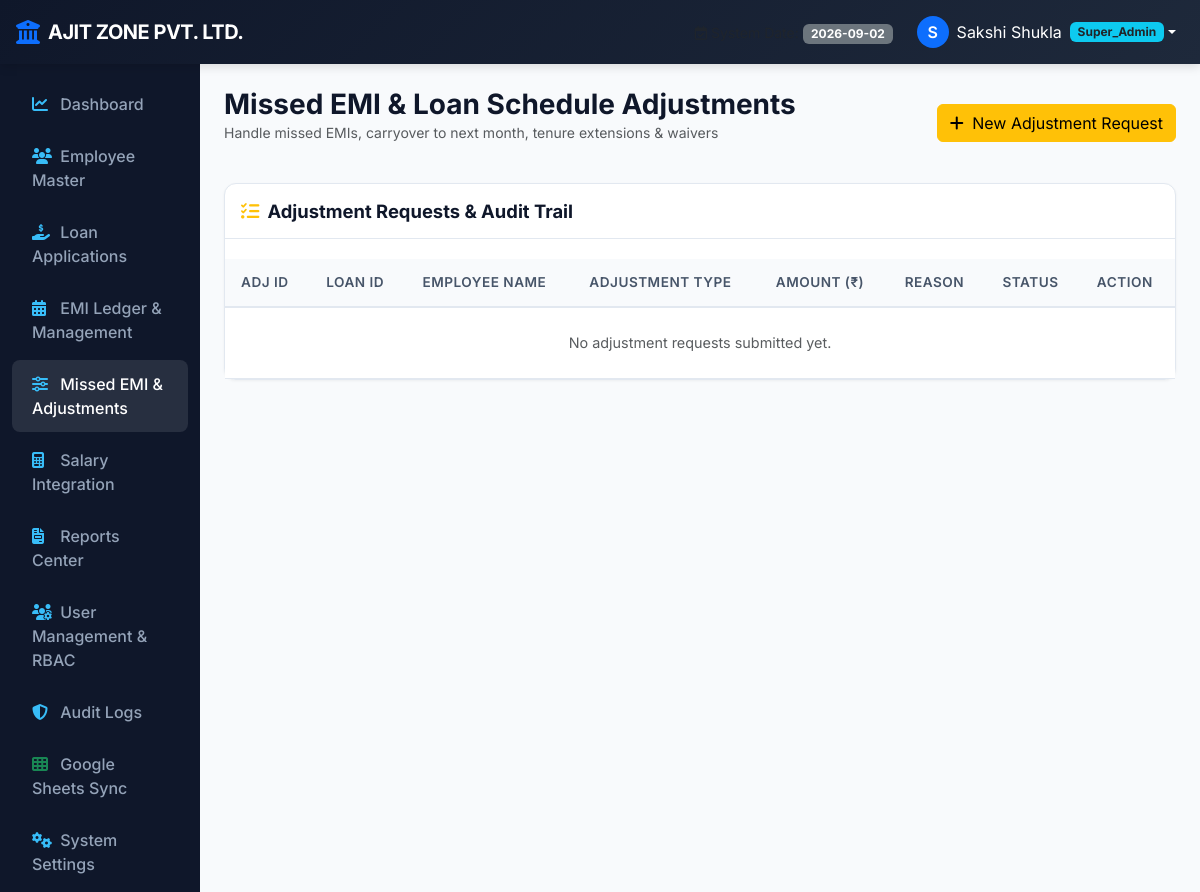
/emi/adjustments (signed in), run on the app's committed database.
### models.py (models this page shows, shortened)
class SystemSetting(db.Model):
    __tablename__ = 'system_settings'
    id = db.Column(db.Integer, primary_key=True)
    key = db.Column(db.String(64), unique=True, nullable=False)
    value = db.Column(db.Text, nullable=True)
    description = db.Column(db.String(256), nullable=True)
    updated_at = db.Column(db.DateTime, default=datetime.utcnow, onupdate=datetime.utcnow)

class User(db.Model):
    __tablename__ = 'users'
    id = db.Column(db.Integer, primary_key=True)
    username = db.Column(db.String(64), unique=True, nullable=False, index=True)
    password_hash = db.Column(db.String(256), nullable=False)
    full_name = db.Column(db.String(128), nullable=False)
    email = db.Column(db.String(128), nullable=True)
    role = db.Column(db.String(32), nullable=False, default='HR')
    employee_id = db.Column(db.Integer, db.ForeignKey('employees.id'), nullable=True)
    permissions = db.Column(db.Text, nullable=True)
    is_primary_superadmin = db.Column(db.Boolean, default=False)
    is_active = db.Column(db.Boolean, default=True)
    created_at = db.Column(db.DateTime, default=datetime.utcnow)
    employee = db.relationship('Employee', foreign_keys=[employee_id], backref='user_account', uselist=False)
    def is_superadmin(self):
        return self.role == 'Super_Admin' or self.is_primary_superadmin
    def has_permission(self, module, action):
        if self.is_superadmin():
            return True
    def can_view_all(self, module):
        if self.is_superadmin():
            return True
        perms = self.get_permissions()
        actions = perms.get(module, [])
        return 'view_all' in actions

### routes/emi.py (the view, shortened to what this page needs)
@emi_bp.route('/emi/adjustments', methods=['GET', 'POST'])
@login_required
@permission_required('adjustments', 'view')
def adjustments():
    adj_query = EMIAdjustment.query.join(Loan)
    loans_query = Loan.query.filter_by(loan_status='Active')
    adjustments_list = adj_query.order_by(EMIAdjustment.created_at.desc()).all()
    active_loans = loans_query.all()
    return render_template('emi/adjustments.html', adjustments=adjustments_list, loans=active_loans)

### templates/emi/adjustments.html (shortened to what this page needs)
{% extends 'base.html' %}
{% block content %}
<div class="d-flex justify-content-between align-items-center mb-4">
    <div>
        <h3 class="fw-bold mb-0">Missed EMI & Loan Schedule Adjustments</h3>
        <p class="text-muted small">Handle missed EMIs, carryover to next month, tenure extensions & waivers</p>
    </div>
    {% if has_perm('adjustments', 'add') or is_superadmin() %}
    <button type="button" class="btn btn-warning" data-bs-toggle="modal" data-bs-target="#newAdjustmentModal">
        <i class="fa-solid fa-plus me-1"></i> New Adjustment Request
    </button>
    {% endif %}
</div>
<div class="content-card p-0">
    <div class="card-header-flex px-3 pt-3">
        <h5 class="card-title-main"><i class="fa-solid fa-list-check me-2 text-warning"></i>Adjustment Requests & Audit Trail</h5>
    </div>
    <div class="table-responsive">
        <table class="table table-custom">
            <thead>
                <tr>
                    <th>Adj ID</th>
                    <th>Loan ID</th>
                    <th>Employee Name</th>
                    <th>Adjustment Type</th>
                    <th>Amount (₹)</th>
                    <th>Reason</th>
                    <th>Status</th>
                    <th>Action</th>
                </tr>
            </thead>
            <tbody>
                {% for adj in adjustments %}
                <tr>
                    <td class="fw-bold">#ADJ-{{ adj.id }}</td>
                    <td class="fw-bold text-primary">{{ adj.loan.loan_id }}</td>
                    <td>{{ adj.loan.employee.name }}</td>
                    <td>
                        <span class="badge bg-light text-dark border">{{ adj.adjustment_type }}</span>
                    </td>
                    <td class="fw-bold text-warning">{{ adj.amount | inr }}</td>
                    <td><small>{{ adj.reason }}</small></td>
                    <td>
                        <span class="badge-status badge-{{ adj.approval_status | lower }}">{{ adj.approval_status }}</span>
                    </td>
                    <td>
                        {% if adj.approval_status == 'Pending' and (has_perm('adjustments', 'approve') or is_superadmin()) %}
                        <form method="POST" action="{{ url_for('emi.approve_adjustment', adj_id=adj.id) }}" class="d-inline">
                            <input type="hidden" name="csrf_token" value="{{ csrf_token() }}"/>
                            <input type="hidden" name="action" value="approve">
                            <button type="submit" class="btn btn-sm btn-success">Approve</button>
                        </form>
                        <form method="POST" action="{{ url_for('emi.approve_adjustment', adj_id=adj.id) }}" class="d-inline">
                            <input type="hidden" name="csrf_token" value="{{ csrf_token() }}"/>
                            <input type="hidden" name="action" value="reject">
                            <button type="submit" class="btn btn-sm btn-danger">Reject</button>
                        </form>
                        {% else %}
                        <small class="text-muted">No Action</small>
                        {% endif %}
                    </td>
                </tr>
                {% else %}
                <tr><td colspan="8" class="text-center text-muted py-4">No adjustment requests submitted yet.</td></tr>
                {% endfor %}
            </tbody>
        </table>
    </div>
</div>
{% endblock %}

### templates/base.html (shortened to what this page needs)
<!DOCTYPE html>
<html lang="en">
<head>
    <link href="https://cdn.jsdelivr.net/npm/bootstrap@5.3.0/dist/css/bootstrap.min.css" rel="stylesheet">
    <link href="https://cdnjs.cloudflare.com/ajax/libs/font-awesome/6.4.0/css/all.min.css" rel="stylesheet">
    <link href="{{ url_for('static', filename='css/custom.css') }}" rel="stylesheet">
</head>
<body>
    {% if session.get('user_id') %}
    <nav class="navbar navbar-expand-lg bg-brand-header navbar-dark sticky-top">
        <div class="container-fluid px-3">
            <a class="navbar-brand d-flex align-items-center" href="{{ url_for('dashboard.index') }}">
                <i class="fa-solid fa-building-columns text-primary me-2 fs-4"></i>
                <span class="navbar-brand-title">{{ COMPANY_NAME }}</span>
            </a>
            <div class="collapse navbar-collapse" id="navbarMain">
                <ul class="navbar-nav ms-auto align-items-center">
                    <li class="nav-item me-3 text-light">
                        <small class="text-muted"><i class="fa-regular fa-calendar-check me-1"></i>System Date:</small>
                        <span class="badge bg-secondary">2026-09-02</span>
                    </li>
                    <li class="nav-item dropdown">
                        <a class="nav-link dropdown-toggle d-flex align-items-center text-white" href="#" id="userDropdown" role="button" data-bs-toggle="dropdown">
                            <div class="bg-primary text-white rounded-circle d-flex align-items-center justify-content-center me-2" style="width: 32px; height: 32px; font-weight: 600;">
                                {{ session.get('full_name', 'U')[0] }}
                            </div>
                            <span>{{ session.get('full_name') }}</span>
                            <span class="badge bg-info ms-2 text-dark">{{ session.get('user_role') }}</span>
                        </a>
                    </li>
                </ul>
            </div>
        </div>
    </nav>
    <div class="container-fluid">
        <div class="row">
            <nav class="col-md-3 col-lg-2 d-md-block main-sidebar collapse">
                <div class="position-sticky">
                    <ul class="nav flex-column">
                        {% if has_perm('dashboard', 'view_all') or is_superadmin() %}
                        <li class="nav-item">
                            <a class="nav-link {% if request.endpoint == 'dashboard.index' %}active{% endif %}" href="{{ url_for('dashboard.index') }}">
                                <i class="fa-solid fa-chart-line"></i> Dashboard
                            </a>
                        </li>
                        {% endif %}
                        {% if has_perm('employees', 'view_all') or has_perm('employees', 'view_own') or is_superadmin() %}
                        <li class="nav-item">
                            <a class="nav-link {% if 'employee' in request.endpoint %}active{% endif %}" href="{{ url_for('employee.index') }}">
                                <i class="fa-solid fa-users"></i> Employee Master
                            </a>
                        </li>
                        {% endif %}
                        {% if has_perm('loan_applications', 'view_all') or has_perm('loan_applications', 'view_own') or has_perm('loan_applications', 'add') or is_superadmin() %}
                        <li class="nav-item">
                            <a class="nav-link {% if 'loan' in request.endpoint %}active{% endif %}" href="{{ url_for('loan.index') }}">
                                <i class="fa-solid fa-hand-holding-dollar"></i> Loan Applications
                            </a>
                        </li>
                        {% endif %}
                        {% if has_perm('emi', 'view_all') or has_perm('emi', 'view_own') or is_superadmin() %}
                        <li class="nav-item">
                            <a class="nav-link {% if 'emi.management' in request.endpoint %}active{% endif %}" href="{{ url_for('emi.management') }}">
                                <i class="fa-solid fa-calendar-days"></i> EMI Ledger & Management
                            </a>
                        </li>
                        {% endif %}
                        {% if has_perm('adjustments', 'view_all') or has_perm('adjustments', 'view_own') or is_superadmin() %}
                        <li class="nav-item">
                            <a class="nav-link {% if 'emi.adjustments' in request.endpoint %}active{% endif %}" href="{{ url_for('emi.adjustments') }}">
                                <i class="fa-solid fa-sliders"></i> Missed EMI & Adjustments
                            </a>
                        </li>
                        {% endif %}
                        {% if has_perm('salary', 'view_all') or is_superadmin() %}
                        <li class="nav-item">
                            <a class="nav-link {% if 'salary' in request.endpoint %}active{% endif %}" href="{{ url_for('salary.index') }}">
                                <i class="fa-solid fa-calculator"></i> Salary Integration
                            </a>
                        </li>
                        {% endif %}
                        {% if has_perm('reports', 'view_all') or has_perm('reports', 'view_own') or is_superadmin() %}
                        <li class="nav-item">
                            <a class="nav-link {% if 'reports' in request.endpoint %}active{% endif %}" href="{{ url_for('reports.index') }}">
                                <i class="fa-solid fa-file-invoice"></i> Reports Center
                            </a>
                        </li>
                        {% endif %}
                        {% if has_perm('user_mgmt', 'view_all') or is_superadmin() %}
                        <li class="nav-item">
                            <a class="nav-link {% if 'user_mgmt' in request.endpoint %}active{% endif %}" href="{{ url_for('user_mgmt.index') }}">
                                <i class="fa-solid fa-users-gear"></i> User Management & RBAC
                            </a>
                        </li>
                        {% endif %}
                        {% if has_perm('audit_logs', 'view_all') or is_superadmin() %}
                        <li class="nav-item">
                            <a class="nav-link {% if 'audit' in request.endpoint %}active{% endif %}" href="{{ url_for('audit.index') }}">
                                <i class="fa-solid fa-shield-halved"></i> Audit Logs
                            </a>
                        </li>
                        {% endif %}
                        {% if has_perm('settings', 'view_all') or has_perm('settings', 'manage') or is_superadmin() %}
                        <li class="nav-item">
                            <a class="nav-link {% if 'google_sheets' in request.endpoint %}active{% endif %}" href="{{ url_for('google_sheets.index') }}">
                                <i class="fa-solid fa-table-cells text-success"></i> Google Sheets Sync
                            </a>
                        </li>
                        <li class="nav-item">
                            <a class="nav-link {% if 'settings' in request.endpoint and 'google_sheets' not in request.endpoint %}active{% endif %}" href="{{ url_for('settings.index') }}">
                                <i class="fa-solid fa-gears"></i> System Settings
                            </a>
                        </li>
                        {% endif %}
                    </ul>
                </div>
            </nav>
            <main class="col-md-9 ms-sm-auto col-lg-10 px-md-4 py-4">
                {% block content %}{% endblock %}
            </main>
        </div>
    </div>
    {% else %}
        {% block login_content %}{% endblock %}
    {% endif %}
</body>
</html>

### data on the page
SystemSetting: value "AJIT ZONE PVT. LTD."
User: get "Sakshi Shukla", get "Super_Admin"

### other printed values
{{ session.get('full_name', 'U')[0] }} "S"
